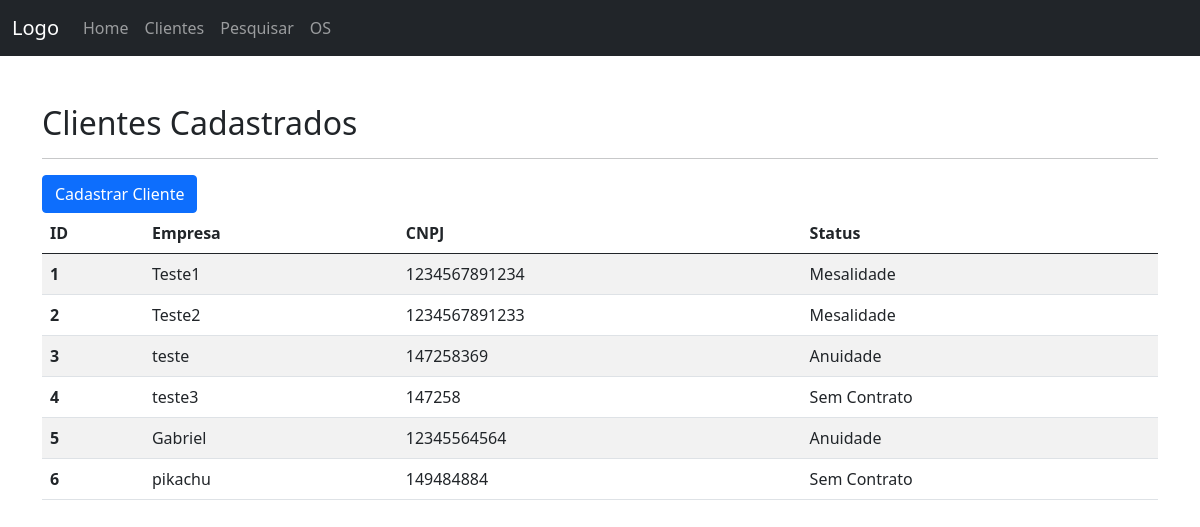
Screenshot of /painel/clientes/ with the database file from the repository.
### tecnica/models.py (models this page shows, shortened)
class Clientes(models.Model):
    status = (
        ('Mesalidade', 'Mesalidade'),
        ('Anuidade', 'Anuidade'),
        ('Sem Contrato', 'Sem Contrato'))
    nome = models.CharField(max_length=100)
    cnpj = models.IntegerField(unique=True,)
    status = models.CharField(max_length=100, choices=status)

### tecnica/views.py (the view, shortened to what this page needs)
# urls.py: path('clientes/', views.clientes, name='clientes'),
def clientes(request):
    if request.method == 'GET':
        status = request.GET.get('status')
        clientes = Clientes.objects.all()
        return render(request, 'clientes.html', {'clientes':clientes, 'status':status})

### tecnica/templates/clientes.html (shortened to what this page needs)
{% extends 'base.html' %}
{% block conteudo %}
    <div class="container mt-5">
        <h2>Clientes Cadastrados</h2>
        <hr>
        <button type="button" class="btn btn-primary rigth" data-bs-toggle="modal" data-bs-target="#exampleModal">
            Cadastrar Cliente
        </button>
        <br>
        <table class="table table-striped table-hover">
            <thead>
                <tr>
                  <th scope="col">ID</th>
                  <th scope="col">Empresa</th>
                  <th scope="col">CNPJ</th>
                  <th scope="col">Status</th>
                </tr>
              </thead>
              <tbody>
                {% for cliente in clientes %}
                <tr>
                    <th scope="row">{{cliente.id}}</th>
                    <td>{{cliente.nome}}</td>
                    <td>{{cliente.cnpj}}</td>
                    <td>{{cliente.status}}</td>
                </tr>
                {% endfor %}
              </tbody>
          </table>
    </div>
{% endblock conteudo %}

### templates/base.html (shortened to what this page needs)
<!doctype html>
<html lang="pt-br">
  <head>
    <link href="https://cdn.jsdelivr.net/npm/bootstrap@5.0.2/dist/css/bootstrap.min.css" rel="stylesheet">
  </head>
  <body>
    <nav class="navbar navbar-expand-lg navbar-dark bg-dark">
        <div class="container-fluid">
          <a class="navbar-brand" href="#">Logo</a>
          <div class="collapse navbar-collapse" id="navbarNav">
            <ul class="navbar-nav">
              <li class="nav-item">
                <a class="nav-link" aria-current="page" href="#">Home</a>
              </li>
              <li class="nav-item">
                <a class="nav-link" href="{% url 'clientes' %}">Clientes</a>
              </li>
              <li class="nav-item">
                <a class="nav-link" href="{% url 'pesquisa_cliente' %}">Pesquisar</a>
              </li>
              <li class="nav-item">
                <a class="nav-link" href="{% url 'os' %}">OS</a>
              </li>
            </ul>
          </div>
        </div>
      </nav>
    {% block conteudo %}{% endblock conteudo %}
  </body>
</html>

### rows the page displays
Clientes: id "1", nome "Teste1", cnpj "1234567891234", status "Mesalidade"
Clientes: id "2", nome "Teste2", cnpj "1234567891233", status "Mesalidade"
Clientes: id "3", nome "teste", cnpj "147258369", status "Anuidade"
Clientes: id "4", nome "teste3", cnpj "147258", status "Sem Contrato"
Clientes: id "5", nome "Gabriel", cnpj "12345564564", status "Anuidade"
Clientes: id "6", nome "pikachu", cnpj "149484884", status "Sem Contrato"
